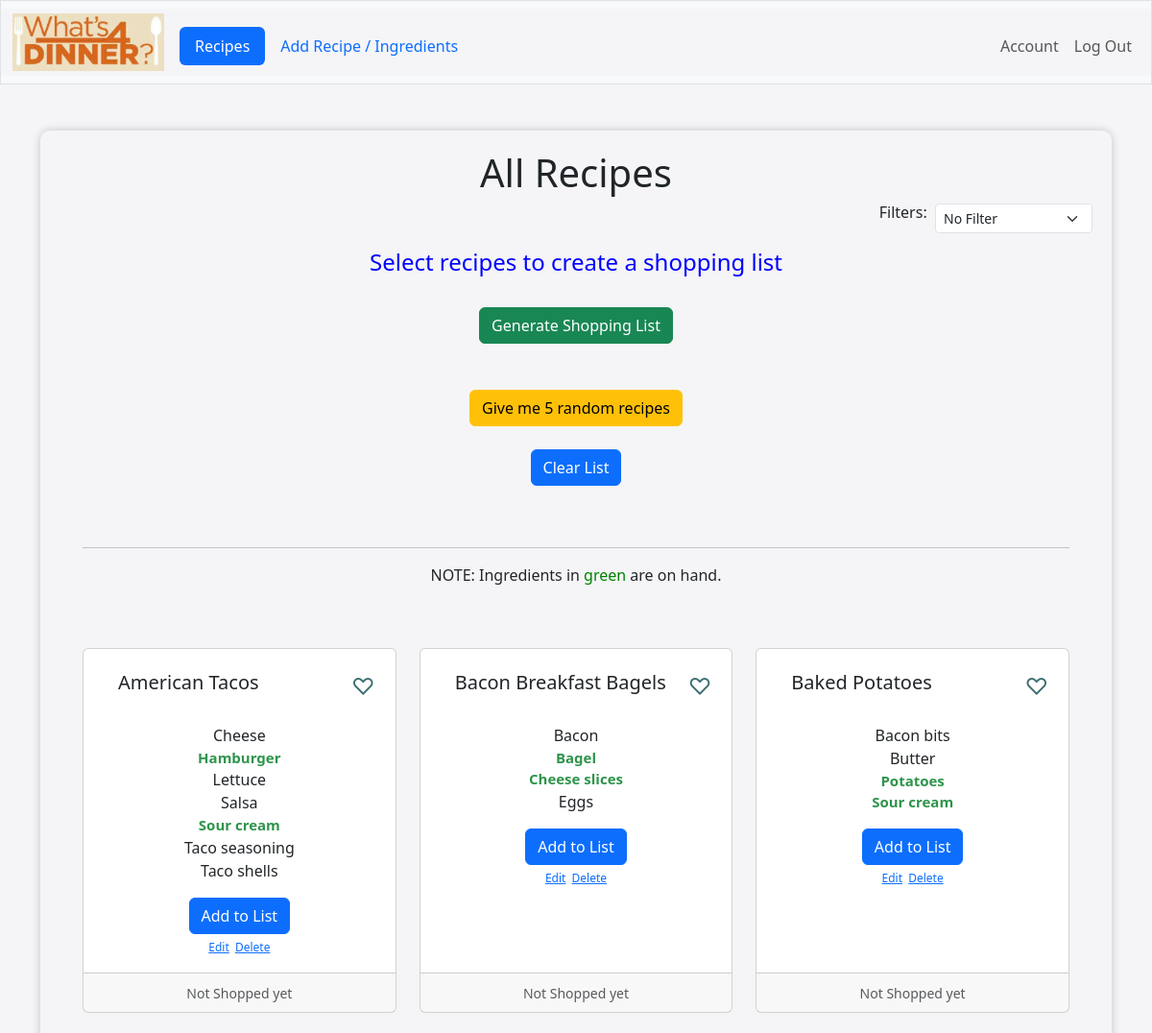
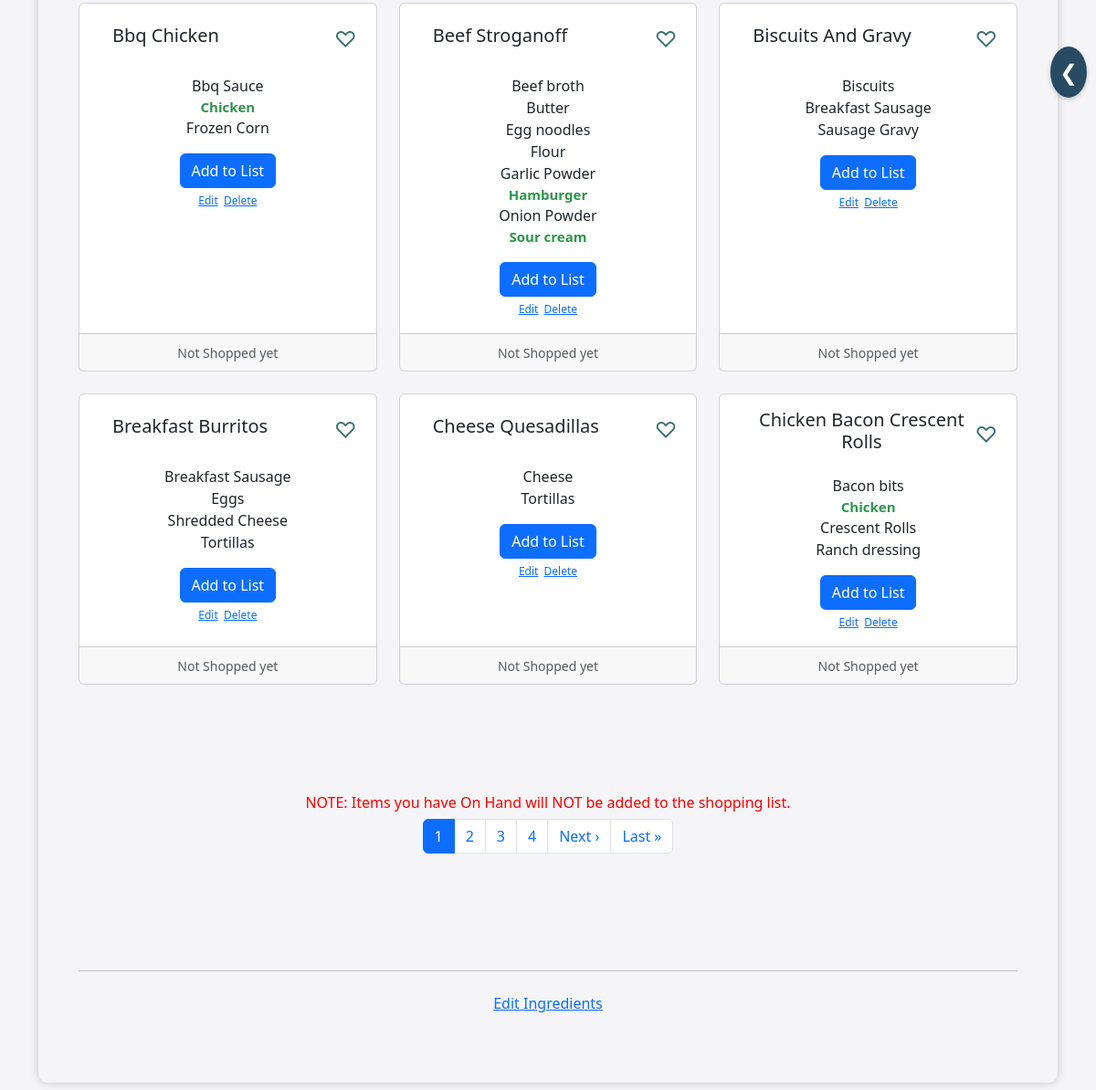
Screenshot of / (signed in) with the database file from the repository (2 pictures, top to bottom).
### tables this page shows
CREATE TABLE recipes (recipe_id INTEGER PRIMARY KEY NOT NULL, name TEXT NOT NULL, added_by TEXT, date_added DATE);

CREATE TABLE "ingredients" (
    ingredient_id INTEGER PRIMARY KEY,
    name TEXT UNIQUE
);

### app.py (the view)
@app.route("/", methods=["GET", "POST"])
@login_required
def index():
    user_info = db.execute("SELECT username FROM users WHERE id = ?", session["user_id"])
    username = user_info[0]['username'] if user_info else ''
    user_id = session["user_id"]
    all_ingredients = db.execute("SELECT * FROM ingredients ORDER BY name")
    ingredients_on_hand = db.execute("SELECT * FROM on_hand WHERE user_id = ?", session["user_id"])
    recipes = db.execute("SELECT * FROM recipes ORDER BY name")
    total_count = db.execute("SELECT recipe_id, COUNT(ingredient_id) AS ingredient_count FROM relate GROUP BY recipe_id")
    last_shopped_dates = db.execute("SELECT recipes.recipe_id, MAX(last_shopped.date_shopped) as last_shopped_date FROM recipes LEFT JOIN last_shopped ON recipes.recipe_id = last_shopped.recipe_id WHERE user_id = ? GROUP BY recipes.recipe_id", user_id)
    last_shopped_dict = {item['recipe_id']: item['last_shopped_date'] for item in last_shopped_dates}
    today = date.today().strftime('%m-%d-%Y')
    fav_store = db.execute("SELECT store FROM fav_store WHERE user_id = ?", user_id)
    if fav_store:
        session['selected_store'] = fav_store[0]['store']
    else:
        session['selected_store'] = 'walmart'
    if request.method == "POST":
        recipe_id = request.form.get('recipe_id')
        recipe_name = request.form.get('recipe_name')
        if recipe_id:
            if 'selected_recipes' not in session:
                session['selected_recipes'] = []
            if not any(r['id'] == recipe_id for r in session['selected_recipes']):
                session['selected_recipes'].append({'id': recipe_id, 'name': recipe_name})
            return jsonify(success=True)
        selected_recipes = session.get('selected_recipes', [])
        if 'selected_recipes' in request.form and not selected_recipes:
            flash("Please select recipes to generate a shopping list.", "error")
            return redirect("/")
        selected_recipe_ids = [recipe['id'] for recipe in selected_recipes if isinstance(recipe, dict) and 'id' in recipe]
        if selected_recipe_ids:
            placeholders = ', '.join(['?'] * len(selected_recipe_ids))
            ingredients = db.execute("SELECT * FROM ingredients i JOIN relate r ON i.ingredient_id = r.ingredient_id WHERE r.recipe_id IN ({})".format(placeholders), *selected_recipe_ids)
            session['selected_ingredients'] = [dict(ingredient) for ingredient in ingredients]
            return redirect('shopping_list')
        seven_days_ago = datetime.now() - timedelta(days=7)
        formatted_date = seven_days_ago.strftime('%m-%d-%Y')
        db.execute("DELETE FROM on_hand WHERE user_id = ? AND date_updated < ?", session["user_id"], formatted_date)
        if 'ingredient_name' in request.form:
            ingredient_name = request.form.get("ingredient_name").title()
            existing = db.execute("SELECT * FROM on_hand WHERE ingredient_name = ?", ingredient_name)
            if existing:
                flash("Ingredient already on hand", "error")
                return redirect("/")
            check_ingredient = db.execute("SELECT * FROM Ingredients WHERE name = ?", ingredient_name)
            if not check_ingredient:
                flash("Ingredient name must be in ingredient list", "error")
                return redirect("/")
            db.execute("INSERT OR REPLACE INTO on_hand (user_id, ingredient_name, date_updated) VALUES (?, ?, ?)", user_id, ingredient_name, today)
            flash("On hand Ingredient Added", "success")
            return redirect("/")
    else:
        selected_recipes = session.get('selected_recipes', [])
        filter_type = request.args.get('filter', 'no_filter')  # Default to 'no_filter'
        filter_titles = {
        'no_filter': 'All Recipes',
        'on_hand': 'Recipes with Some Ingredients On Hand',
        'all_on_hand': 'Recipes with All Ingredients On Hand',
        'last_week': 'Recipes Shopped in the last 7 days',
        'last_month': 'Recipes sopped in the Last 30 Days',
        'only_faves': 'My Favorite Recipes'
        }
        title = filter_titles.get(filter_type, 'All Recipes')
        no_filter = filter_type == 'no_filter'
        some_on_hand = filter_type == 'on_hand'
        all_on_hand = filter_type == 'all_on_hand'
        last_week = filter_type == 'last_week'
        last_month = filter_type == 'last_month'
        only_faves = filter_type == 'only_faves'
        total_count = db.execute("SELECT recipe_id, COUNT(ingredient_id) AS ingredient_count FROM relate GROUP BY recipe_id")
        total_count_dict = {item['recipe_id']: item['ingredient_count'] for item in total_count}
        on_hand_count = db.execute("SELECT recipe_id , COUNT(ingredient_id) AS on_hand_count FROM relate WHERE ingredient_id IN(SELECT ingredient_id FROM ingredients WHERE name IN (SELECT ingredient_name FROM on_hand WHERE user_id = ?)) GROUP BY recipe_id", user_id)
        on_hand_count_dict = {item['recipe_id']: item['on_hand_count'] for item in on_hand_count}
        if some_on_hand:
            user_recipes = db.execute("SELECT r.*, COUNT(distinct oi.ingredient_name) AS on_hand_count FROM recipes r JOIN relate rel ON r.recipe_id = rel.recipe_id JOIN ingredients i ON i.ingredient_id = rel.ingredient_id LEFT JOIN on_hand oi ON i.name = oi.ingredient_name AND oi.user_id = ? WHERE r.recipe_id IN ( SELECT recipe_id FROM relate JOIN ingredients ON relate.ingredient_id = ingredients.ingredient_id WHERE ingredients.name IN (SELECT ingredient_name FROM on_hand WHERE user_id = ?)) GROUP BY r.recipe_id ORDER BY COUNT(distinct oi.ingredient_name) DESC", user_id, user_id)
        elif all_on_hand:
            user_recipes = db.execute("SELECT * FROM recipes")
            user_recipes = [recipe for recipe in user_recipes if recipe['recipe_id'] in total_count_dict and total_count_dict[recipe['recipe_id']] == on_hand_count_dict.get(recipe['recipe_id'], 0)]
        elif last_week:
            user_recipes = db.execute("SELECT * FROM recipes WHERE recipe_id IN (SELECT recipe_id FROM last_shopped WHERE user_id = ? AND DATETIME(SUBSTR(date_shopped, 7, 4) || '-' || SUBSTR(date_shopped, 1, 2) || '-' || SUBSTR(date_shopped, 4, 2)) >= DATETIME('now', '-7 days')) ORDER BY name", user_id)
        elif last_month:
            user_recipes = db.execute("SELECT * FROM recipes WHERE recipe_id IN (SELECT recipe_id FROM last_shopped WHERE user_id = ? AND DATETIME(SUBSTR(date_shopped, 7, 4) || '-' || SUBSTR(date_shopped, 1, 2) || '-' || SUBSTR(date_shopped, 4, 2)) <= DATETIME('now', '-30 days')) ORDER BY name", user_id)
        elif only_faves:
            user_recipes = db.execute("SELECT * FROM recipes WHERE recipe_id IN (SELECT recipe_id FROM prefer WHERE user_id = ?)ORDER BY name", user_id)
        else:
            user_recipes = db.execute("SELECT * FROM recipes ORDER BY name")
        page = request.args.get('page', 1, type=int)
        per_page = 9  # Number of recipes per page
        start = (page - 1) * per_page
        end = start + per_page
        paginated_recipes = user_recipes[start:end]
        total_pages = (len(user_recipes) + per_page - 1) // per_page
        seven_days_ago = datetime.now() - timedelta(days=7)
        formatted_date = seven_days_ago.strftime('%m-%d-%Y')
        db.execute("DELETE FROM on_hand WHERE user_id = ? AND date_updated < ?", session["user_id"], formatted_date)
        favorite_ids = db.execute("SELECT recipe_id FROM prefer WHERE user_id = ?", session["user_id"])
        favorite_recipe_ids = {fav['recipe_id'] for fav in favorite_ids}
        recipe_ingredients = {}
        on_hand_ingredients_set = {ingredient['ingredient_name'] for ingredient in ingredients_on_hand}
        on_hand_ingredient_names = {ingredient['ingredient_name'] for ingredient in ingredients_on_hand}
        for recipe in user_recipes:
            recipe_id = recipe['recipe_id']
            ingredients = db.execute("SELECT i.name FROM ingredients i JOIN relate r ON i.ingredient_id = r.ingredient_id WHERE r.recipe_id = ? ORDER BY i.name", recipe_id)
            recipe_ingredients[recipe_id] = ingredients
            recipe['on_hand_count'] = sum(ingredient['name'] in on_hand_ingredients_set for ingredient in ingredients)
        return render_template("index.html", username=username, recipes=paginated_recipes, page=page, total_pages=total_pages, favorites=favorite_recipe_ids, recipe_ingredients=recipe_ingredients, ingredients_on_hand=ingredients_on_hand, all_ingredients=all_ingredients, title=title, no_filter=no_filter, some_on_hand=some_on_hand, all_on_hand=all_on_hand, last_week=last_week, last_month=last_month, only_faves=only_faves, on_hand_ingredient_names=on_hand_ingredient_names, last_shopped=last_shopped_dict, selected_recipes=selected_recipes)

### templates/index.html (shortened to what this page needs)
{% extends "layout.html" %}
{% block main %}
<div class="header">
    <h1>{{ title }}</h1>
</div>
<div class="d-flex justify-content-end">
    <h6>Filters: &nbsp;</h6>
    <form id="filterForm" action="/" method="get" class="form-inline">
        <select class="form-select form-select-sm" name="filter" aria-label="multiple select example" onchange="this.form.submit()">
            <option value="no_filter" {{ 'selected' if no_filter }}>No Filter</option>
        </select>
    </form>
</div>
<div class="col-12 mt-3">
    <h4 id="selectedRecipesHeader" style="color:blue;">Select recipes to create a shopping list</h4>
</div>
<form id="recipeForm" action="/" method="post">
<br>
    <button class="btn btn-success" type="submit">Generate Shopping List</button>
</form>
<br>
<br>
<form action="/random_recipes" method="post">
    <button type="submit" class="btn btn-warning">Give me 5 random recipes</button>
</form>
<form action="/clear_list" method="post">
    <button type="submit" class="btn btn-primary mt-4">Clear List</button>
</form>
<div class="container px-4 py-5" id="recipes">
    <hr>
    <p>NOTE: Ingredients in <span style="color: green;">green</span> are on hand.</p>
    {% if recipes %}
        <div class="row g-4 py-5 row-cols-1 row-cols-lg-3">
            {% for recipe in recipes %}
                <div class="col">
                    <div class="card h-100">
                        <div class="card-body">
                            <div style="display: flex; align-items: center; justify-content: space-between;">
                                <h5 class="card-title" style="margin-left: 20px;">{{ recipe['name'] }}</h5>
                                <span class="heart-icon" style="margin-left: auto; padding: 5px;" onclick="toggleFavorite({{ recipe['recipe_id'] }}, '{{ recipe['name'] }}', this)">
                                    {% if recipe['recipe_id'] in favorites %}
                                        &#9829;
                                    {% else %}
                                        &#9825;
                                    {% endif %}
                                </span>
                            </div>
                            <p class="card-text">
                                {% for ingredient in recipe_ingredients[recipe['recipe_id']] %}
                                {% if ingredient['name'] in on_hand_ingredient_names %}
                                    <li class="centered-ingredients on-hand-highlight">{{ ingredient['name'] }}</li>
                                {% else %}
                                    <li class="centered-ingredients">{{ ingredient['name'] }}</li>
                                {% endif %}
                                {% endfor %}
                            </p>
                            <p class="card-text">
                                <button type="button" class="btn btn-primary" onclick="addRecipeToSessionAndUI({{ recipe['recipe_id'] }}, '{{ recipe['name'] }}')">Add to List</button>
                                <br>
                                <button type="button" class="btn btn-link btn-sm" data-toggle="modal" data-target="#recipeModal{{ recipe['recipe_id'] }}" style="padding-top: 0;">Edit</button>
                                <button type="button" class="btn btn-link btn-sm" data-toggle="modal" data-target="#confirmationModal" onclick="setFormAction('/remove_recipe/{{ recipe['recipe_id'] }}', 'Are you sure you want to delete {{ recipe['name'] }}?')" style="padding: 0;">Delete</button>
                            </p>
                        </div>
                        <div class="card-footer">
                            <small class="text-muted">
                                {% if last_shopped[recipe['recipe_id']] %}
                                Shopped: {{ last_shopped[recipe['recipe_id']] }}
                            {% else %}
                                Not Shopped yet
                            {% endif %}
                        </small>
                        </div>
                    </div>
                </div>
{% endfor %}
</div>
{% else %}
    <h4 style="color: red;">No Recipes Found</h4>
{% endif %}
<br>
<br>
<br>
<h6 style="color: red;"> NOTE: Items you have On Hand will NOT be added to the shopping list.</h6>
<nav>
    <ul class="pagination pagination-custom">
                {% for p in range(1, total_pages + 1) %}
                <li class="page-item {% if p == page %}active{% endif %}">
                    <a class="page-link" href="{{ url_for('index', page=p) }}">{{ p }}</a>
                </li>
            {% endfor %}
        {% if page < total_pages %}
            <li class="page-item">
                <a class="page-link" href="{{ url_for('index', page=page+1) }}">Next ›</a>
            </li>
            <li class="page-item">
                <a class="page-link" href="{{ url_for('index', page=total_pages) }}">Last »</a>
            </li>
        {% endif %}
    </ul>
</nav>
<br>
<br>
<br>
    <br>
<hr>
<a href="/ingredients" class="btn btn-link">Edit Ingredients</a>
</div>
{% endblock %}

### templates/layout.html (shortened to what this page needs)
<!DOCTYPE html>
<html lang="en">
    <head>
<link href="https://cdn.jsdelivr.net/npm/bootstrap@5.3.2/dist/css/bootstrap.min.css" rel="stylesheet">
        <link href="/static/styles.css" rel="stylesheet">
    </head>
    <body style="background-color: #fafafa;">
        <nav class="bg-light border navbar navbar-expand-md navbar-light" style="background-color: #f5f5f7;">
            <div class="container-fluid" style="background-color: #f5f5f7;">
                <a class="navbar-brand" href="/">
                    <img src="{{url_for('static', filename='whats4dinner.PNG')}}" alt="What's 4 Dinner?" style="height:60px;">
                </a>
                <div class="collapse navbar-collapse" id="navbar" style="background-color: #f5f5f7;">
                    {% if session["user_id"] %}
                    <ul class="nav nav-pills me-auto mt-2">
                        <li class="nav-item">
                            <a class="nav-link{% if request.path == url_for('index') %} active{% endif %}" href="/">Recipes</a>
                        </li>
                        <li class="nav-item">
                            <a class="nav-link{% if request.path == url_for('add_recipe') %} active{% endif %}" href="/add_recipe">Add Recipe / Ingredients</a>
                        </li>
                    </ul>
                        <ul class="navbar-nav ms-auto mt-2">
                            <li class="nav-item"><a class="nav-link{% if request.path == url_for('account') %} active{% endif %}" href="/account">Account</a></li>
                            <li class="nav-item">
                                <a class="nav-link" href="#" onclick="showLogoutConfirmation()">Log Out</a>
                            </li>
                        </ul>
                    {% else %}
                        <ul class="navbar-nav ms-auto mt-2">
                            <li class="nav-item"><a class="nav-link" href="/register">Register</a></li>
                            <li class="nav-item"><a class="nav-link" href="/login">Log In</a></li>
                        </ul>
                    {% endif %}
                </div>
            </div>
        </nav>
<div class="main-wrapper" style="background-color: #f5f5f7;">
    <main class="main-content container py-5 text-center" style="background-color: #f5f5f7;">
        <div class="container-fancy" style="background-color: #f5f5f7;">
            {% block main %}{% endblock %}
        </div>
    </main>
        {% if session["user_id"] %}
      <span id="openNavBtn" onclick="toggleNav()">❮</span>
      {% endif %}
    </div>
    </body>
</html>

### rows the page displays
recipes: name "American Tacos", shows "Not Shopped yet"
ingredients: name "Cheese"
ingredients: name "Hamburger"
ingredients: name "Lettuce"
ingredients: name "Salsa"
ingredients: name "Sour cream"
ingredients: name "Taco seasoning"
ingredients: name "Taco shells"
recipes: name "Bacon Breakfast Bagels", shows "Not Shopped yet"
ingredients: name "Bacon"
ingredients: name "Bagel"
ingredients: name "Cheese slices"
ingredients: name "Eggs"
recipes: name "Baked Potatoes", shows "Not Shopped yet"
ingredients: name "Bacon bits"
ingredients: name "Butter"
ingredients: name "Potatoes"
recipes: name "Bbq Chicken", shows "Not Shopped yet"
ingredients: name "Bbq Sauce"
ingredients: name "Chicken"
ingredients: name "Frozen Corn"
recipes: name "Beef Stroganoff", shows "Not Shopped yet"
ingredients: name "Beef broth"
ingredients: name "Egg noodles"
ingredients: name "Flour"
ingredients: name "Garlic Powder"
ingredients: name "Onion Powder"
recipes: name "Biscuits And Gravy", shows "Not Shopped yet"
ingredients: name "Biscuits"
ingredients: name "Breakfast Sausage"
ingredients: name "Sausage Gravy"
recipes: name "Breakfast Burritos", shows "Not Shopped yet"
ingredients: name "Shredded Cheese"
ingredients: name "Tortillas"
recipes: name "Cheese Quesadillas", shows "Not Shopped yet"
recipes: name "Chicken Bacon Crescent Rolls", shows "Not Shopped yet"
ingredients: name "Crescent Rolls"
ingredients: name "Ranch dressing"

### other values shown
{{ title }} "All Recipes"
{{ p }} "1" "2" "3" "4"
